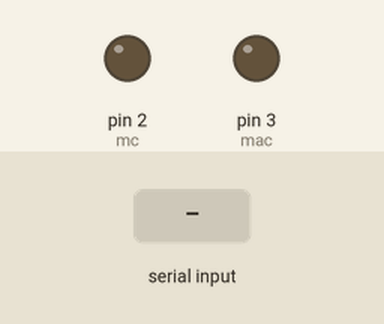
This sketch was run on a simulated Arduino Uno, built with avr-gcc and run on an emulated ATmega328P. On the bench: output pins drawn as LEDs (lit = HIGH). Inputs (shaded band) come from the test bench.

Above: at 1.2 s.
1.3 s: "s" received over Serial
At 1.7 s:
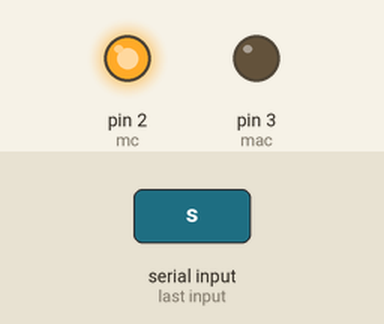
At 2.4 s:
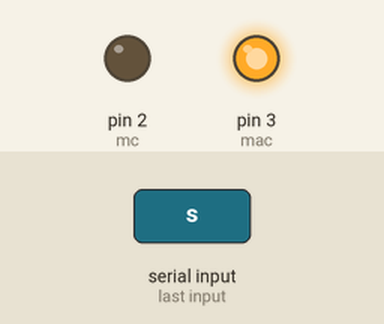
Timing chart, 0 to 4.3 s (numbered marks = the images above; inputs shaded):
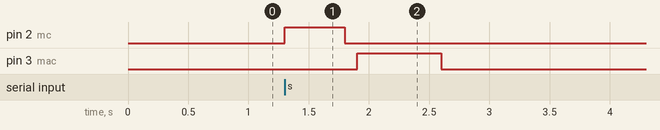

The sketch:

robo_kick_only.ino
```cpp
/*
code to kick the football with arduino and bt module
download the arduino bt_controller app from the playstore and install it
pair the bt module with android app
select a button and assign the character 's' to the button.
press the button

>>>>motor working
    if mc=1 and mac=0
        motor will rotate clockwise
    if mc=0 and mac=1
        motor will rotate anti-clockwise
    if mc=0 and mac=0
        motor will stop


*/

char bt_data; //variable to store bluetooth data
int mc=2;   // motor clockwise pin
int mac=3;   // motor anticlockwise pin
void kick();    //function for the kick the football

void setup() {
    pinMode(mc,OUTPUT);
    pinMode(mac,OUTPUT);
    Serial.begin(9600);
    digitalWrite(mac,0);    //turn off motor
    digitalWrite(mc,0);     //turn off motor
}

void loop() {
// reading for any data from the bt module
if (Serial.available()>0)
{
  bt_data= Serial.read();
  if (bt_data=='s')
  {
      kick();
  }
}
}

void kick()
{
    digitalWrite(mc,1);    //motor clockwise
    delay(500);
    digitalWrite(mc,0);   //motor stop
    delay(100);
    digitalWrite(mac,1);    //motor anti-clockwise
    delay(700);
    digitalWrite(mac,0);    //motor stop
}
```

Measured:
- after the input at 1.3 s, pin 2 (mc): LOW → HIGH at once, → LOW 0.50 s later; pin 3 (mac): LOW → HIGH after 0.60 s, → LOW 0.70 s later
